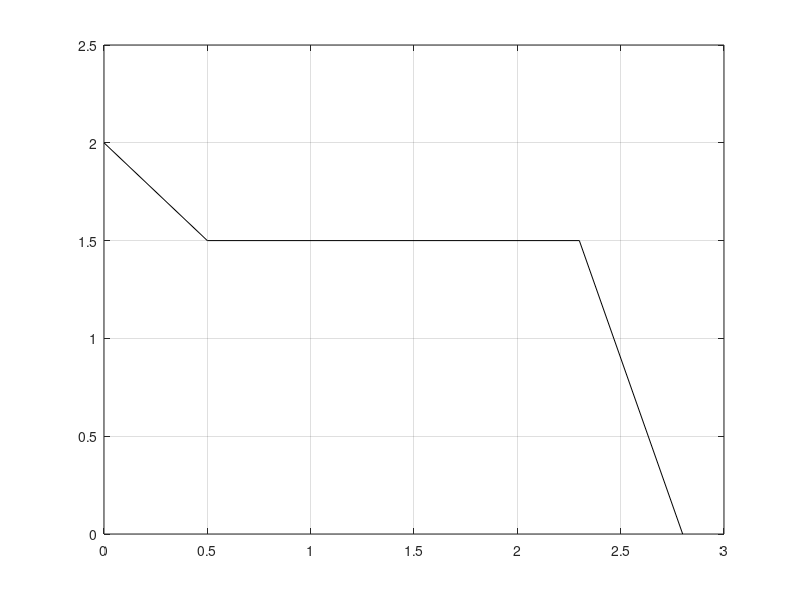

MATLAB code to generate this figure: (Note: this script raises an error after producing the figure.)
% This script demonstrates how to draw a vacuum vessel, add components,
% perform operations on the boundary, perform reflections and addition
% using the functions:
% "AddComponent"
% "SegmentBoundary"

clearvars 
close all
clc

% =========================================================================
% Define the search path:
homeFolder = cd;
cd ..\..
currentFolder = cd;
functionFolder = [currentFolder,'\Functions'];
p = addpath(genpath(functionFolder));
cd(homeFolder)

% =========================================================================
% Start by defining som arbitrary vacuum vessel:
z0 = 0.5;
zE = 2.8;
d0 = 1.5;
vessel.z = [0 ,z0,2.3,zE];
vessel.r = [2 ,d0,d0 ,0 ];

figure; 
hold on
plot(vessel.z,vessel.r,'k-')
xlim([0,3])
ylim([0,2.5])
box on 
grid on

% =========================================================================
% Perform an operation on the vessel boundary:
d1 = 1.3;
cut.z = [1 ,1 ,2 ,2 ];
cut.r = [d0,d1,d1,d0];

% =========================================================================
% Add element/ perform operation:
vessel = AddComponent(vessel,cut);

figure; 
hold on
plot(vessel.z,vessel.r,'k-')
xlim([0,3])
ylim([0,2.5])
box on 
grid on

% =========================================================================
% Define skimmer geometry
skimmer.z1 = 1.3;
skimmer.w  = 0.1;
skimmer.r1 = 0.3;
skimmer.r2 = d1;
% -------------------------------------------------------------------------
% Derived quantities:
skimmer.z2 = skimmer.z1 + skimmer.w;
% -------------------------------------------------------------------------
% Skimmer profile:
skimmer.z = [skimmer.z1, skimmer.z1, skimmer.z2, skimmer.z2];
skimmer.r = [skimmer.r2, skimmer.r1, skimmer.r1, skimmer.r2];

% =========================================================================
% Add skimmer to vessel:
vessel = AddComponent(vessel,skimmer);

% =========================================================================
% Define second skimmer:
skimmer.z1 = 1.7;
skimmer.w  = 0.15;
skimmer.r1 = 0.9;
skimmer.r2 = d1;
% -------------------------------------------------------------------------
% Derived quantities:
skimmer.z2 = skimmer.z1 + skimmer.w;
% -------------------------------------------------------------------------
% Skimmer profile:
skimmer.z = [skimmer.z1, skimmer.z1, skimmer.z2, skimmer.z2];
skimmer.r = [skimmer.r2, skimmer.r1, skimmer.r1, skimmer.r2];

% =========================================================================
% Add skimmer to vessel:
vessel = AddComponent(vessel,skimmer);

figure; 
hold on
plot(vessel.z,vessel.r,'k-')
xlim([0,3])
ylim([0,2.5])
box on 
grid on

% =========================================================================
% Mirror image of the vessel:
mirror_vessel.z = -fliplr(vessel.z);
mirror_vessel.r = +fliplr(vessel.r);

% =========================================================================
% Combine vessel and its mirror image:
vessel = AddComponent(vessel,mirror_vessel);

% =========================================================================
% Segment the boundary:
% This may be necesary in case one needs to evaluate the magnetic flux over
% the boundary to determine the limiting surface.

% Approximate segment length:
ds = 0.1;
vessel_segmented = SegmentBoundary(vessel,ds);

%% Plot the final result:

% =========================================================================
% Plot final result:
figure; 
hold on
% Plot vessel boundary:
plot(vessel.z ,vessel.r,'ko-')
xlim([-3,3])
ylim([0,2.5])
box on
grid on
% Plot segmented vessel boundary:
for ii = 1:length(vessel_segmented.z)
    plot(vessel_segmented.z(ii),vessel_segmented.r(ii),'r.')
    drawnow
    pause(0.01)
end
